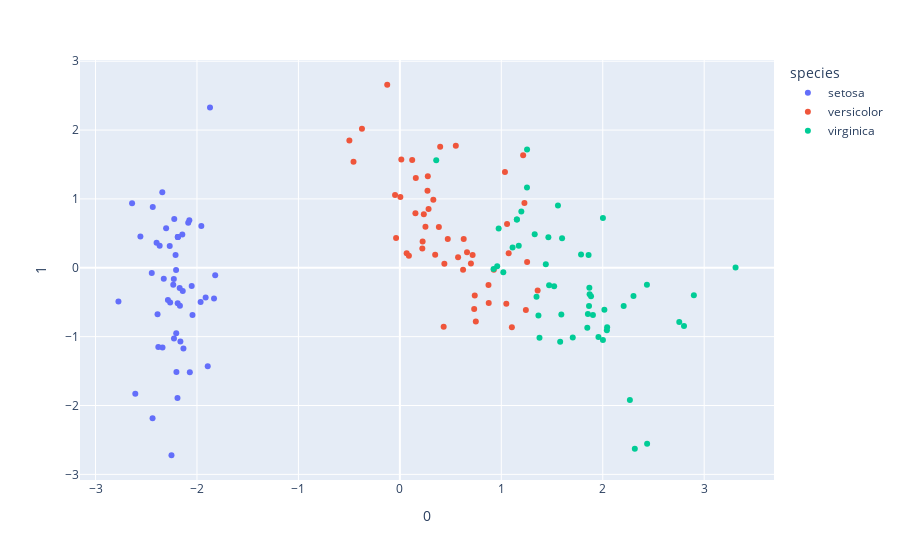

Source (notebook cell):
### Markdown cell above
Forma Manual de hacer PCA (no es parte de la entrega)

### Code cell
# Se divide la matriz del dataset en dos partes

# la submatriz "x" contiene los valores de las primeras 4 columnas del dataframe y todas las filas
X = df.iloc[:,0:4].values

# El vector "y" contiene los valores de la cuarta columna (especie) para todas las filas
y = df.iloc[:,4].values

# Aplicamos una transformación de los datos para poder aplicar las propiedades de la distribución normal
x_std = StandardScaler().fit_transform(X)

# Calculamos la matriz de covarianza
cov_mat = np.cov(x_std.T)

# Calculamos los autovalores y autovectores de la matriz y los mostramos
eig_vals, eig_vecs = np.linalg.eig(cov_mat)

#  Hacemos una lista de parejas (autovector, autovalor) 
eig_pairs = [(np.abs(eig_vals[i]), eig_vecs[:,i]) for i in range(len(eig_vals))]

# Ordenamos estas parejas en orden descendiente con la función sort
eig_pairs.sort(key=lambda x: x[0], reverse=True)

#Generamos la matríz a partir de los pares autovalor-autovector
matrix_w = np.hstack((eig_pairs[0][1].reshape(4,1),
                      eig_pairs[1][1].reshape(4,1)))

Y = x_std.dot(matrix_w)

features = df.loc[:, :'petal_width']

fig = px.scatter(
    Y, x=0, y=1,
    color=df.species, labels={'color': 'species'}
)

fig.show()

### Figure 1 — Plotly figure (JSON) as saved in the notebook; plotly's stock layout.template omitted (floating-point values rounded to 4 significant figures)
{"data": [{"hovertemplate": "species=setosa<br>0=%{x}<br>1=%{y}<extra></extra>", "legendgroup": "setosa", "marker": {"color": "#636efa", "symbol": "circle"}, "mode": "markers", "name": "setosa", "orientation": "v", "showlegend": true, "type": "scatter", "x": [-2.265, -2.086, -2.368, -2.304, -2.389, -2.071, -2.446, -2.234, -2.342, -2.189, -2.163, -2.327, -2.224, -2.64, -2.192, -2.251, -2.203, -2.19, -1.894, -2.34, -1.915, -2.205, -2.774, -1.82, -2.228, -1.957, -2.052, -2.168, -2.14, -2.269, -2.145, -1.832, -2.608, -2.438, -2.189, -2.211, -2.044, -2.189, -2.436, -2.171, -2.287, -1.872, -2.558, -1.964, -2.133, -2.075, -2.381, -2.398, -2.227, -2.206], "xaxis": "x", "y": [-0.5057, 0.6554, 0.3185, 0.5754, -0.6748, -1.519, -0.07456, -0.2476, 1.095, 0.4486, -1.071, -0.1586, 0.7091, 0.9383, -1.89, -2.722, -1.514, -0.5143, -1.431, -1.158, -0.4305, -0.9525, -0.4895, -0.1068, -0.1622, 0.6079, -0.266, -0.552, -0.3366, 0.3149, 0.4839, -0.4453, -1.828, -2.185, 0.4486, 0.1843, -0.685, 0.4486, 0.8822, -0.2927, -0.468, 2.328, 0.4538, -0.4974, -1.171, 0.6919, -1.151, 0.3624, -1.025, -0.03224], "yaxis": "y"}, {"hovertemplate": "species=versicolor<br>0=%{x}<br>1=%{y}<extra></extra>", "legendgroup": "versicolor", "marker": {"color": "#EF553B", "symbol": "circle"}, "mode": "markers", "name": "versicolor", "orientation": "v", "showlegend": true, "type": "scatter", "x": [1.104, 0.7325, 1.242, 0.3973, 1.073, 0.3845, 0.7487, -0.4979, 0.9262, 0.004968, -0.1247, 0.4387, 0.5516, 0.7172, -0.03726, 0.8759, 0.348, 0.1534, 1.215, 0.1569, 0.7383, 0.4724, 1.228, 0.6294, 0.7005, 0.8735, 1.254, 1.358, 0.6621, -0.04728, 0.1215, 0.01412, 0.236, 1.057, 0.2214, 0.4318, 1.049, 1.036, 0.06707, 0.2754, 0.2723, 0.6232, 0.33, -0.3736, 0.2829, 0.08905, 0.2244, 0.5739, -0.457, 0.2522], "xaxis": "x", "y": [-0.8631, -0.5986, -0.6148, 1.758, 0.2118, 0.5911, -0.7787, 1.849, -0.03033, 1.029, 2.658, 0.05888, 1.773, 0.1854, 0.4328, -0.51, 0.1906, 0.7907, 1.633, 1.303, -0.4025, 0.4166, 0.9409, 0.4168, 0.06349, -0.2507, 0.08262, -0.3288, 0.2243, 1.057, 1.564, 1.573, 0.7759, 0.6369, 0.2808, -0.8551, -0.5222, 1.392, 0.2126, 1.33, 1.119, -0.02754, 0.9889, 2.018, 0.854, 0.1749, 0.3805, 0.1537, 1.539, 0.5959], "yaxis": "y"}, {"hovertemplate": "species=virginica<br>0=%{x}<br>1=%{y}<extra></extra>", "legendgroup": "virginica", "marker": {"color": "#00cc96", "symbol": "circle"}, "mode": "markers", "name": "virginica", "orientation": "v", "showlegend": true, "type": "scatter", "x": [1.848, 1.153, 2.206, 1.439, 1.868, 2.754, 0.3584, 2.303, 2.002, 2.268, 1.366, 1.599, 1.884, 1.253, 1.464, 1.592, 1.471, 2.437, 3.309, 1.254, 2.04, 0.9739, 2.898, 1.329, 1.704, 1.958, 1.172, 1.02, 1.786, 1.865, 2.435, 2.316, 1.86, 1.111, 1.197, 2.801, 1.58, 1.347, 0.9234, 1.854, 2.016, 1.903, 1.153, 2.043, 2.002, 1.871, 1.558, 1.521, 1.376, 0.9593], "xaxis": "x", "y": [-0.8717, 0.7013, -0.5545, 0.05001, -0.2912, -0.7884, 1.56, -0.4095, 0.7239, -1.921, -0.6939, 0.4282, -0.4143, 1.167, 0.4441, -0.677, -0.2532, -2.557, 0.002361, 1.718, -0.9074, 0.5712, -0.3978, 0.4868, -1.014, -1.003, 0.3189, -0.06554, 0.1933, -0.5554, -0.2467, -2.626, 0.1847, 0.296, 0.8172, -0.8447, -1.072, -0.4223, -0.01923, -0.6724, -0.6104, -0.686, 0.7013, -0.8647, -1.049, -0.3828, 0.9053, -0.2668, -1.016, 0.02228], "yaxis": "y"}], "layout": {"legend": {"title": {"text": "species"}, "tracegroupgap": 0}, "margin": {"t": 60}, "xaxis": {"anchor": "y", "domain": [0, 1], "title": {"text": "0"}}, "yaxis": {"anchor": "x", "domain": [0, 1], "title": {"text": "1"}}}}
